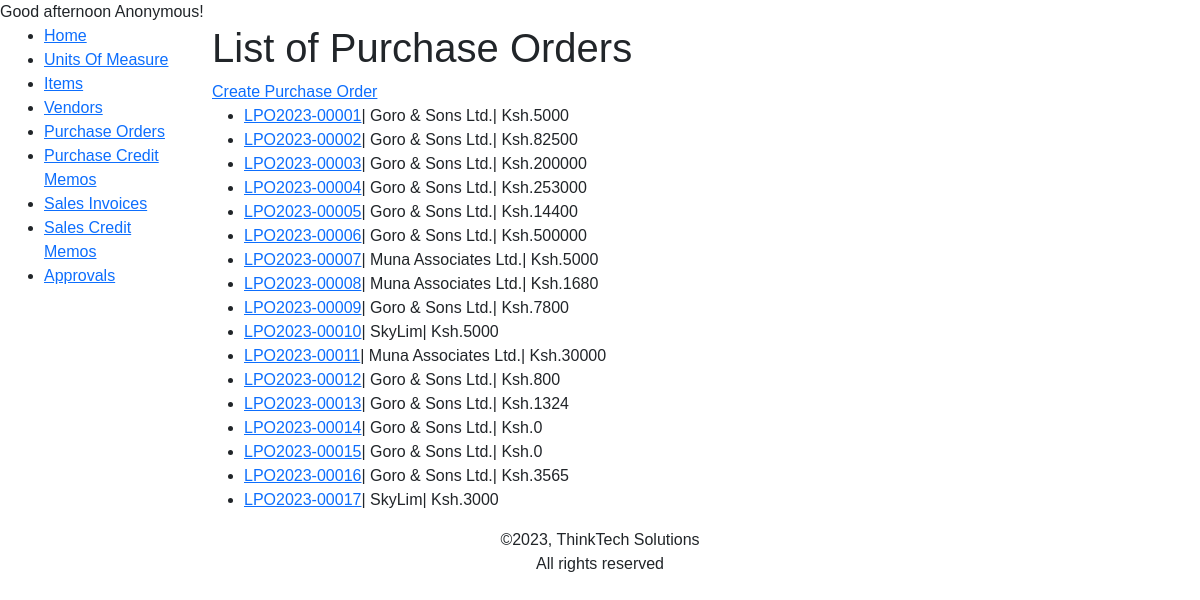
The page /inventory/purchaseorders/ on the database its author committed.
### inventory/models.py (models this page shows, shortened)
class PurchaseHeader(models.Model):
    number = AlphanumericAutoField(primary_key=True, editable=False)
    vendor = models.ForeignKey(Vendor, on_delete=models.PROTECT, related_name='vendor', related_query_name='vendor')
    date = models.DateField(auto_now_add=True, editable=False)
    total = models.IntegerField(editable=False, default=0)
    last_modified_at = models.DateTimeField(auto_now=True, editable=False)
    approval_status = ((0, 'Open'), (1, 'Pending Approval'), (2, 'Approved'), (3, 'Cancelled Approval'))
    status = models.CharField(max_length=30, choices=approval_status, default=0)
    created_by = models.ForeignKey('auth.User', blank=True, null=True, default=None, on_delete=models.PROTECT, related_name='lpo', related_query_name='lpo',editable=False)
    modified_by = models.ForeignKey('auth.User', blank=True, null=True, default=None, on_delete=models.PROTECT, related_name='lpo_m', related_query_name='lpo_m',editable=False)
    class Meta:
        verbose_name_plural = 'Purchase Orders'
        ordering = ["number"]

class Vendor(models.Model):
    code = VendorCode('Vendor Code',primary_key=True, editable=False)
    description = models.CharField(max_length=200)
    contact_email = models.EmailField()
    contact_phone = PhoneField()
    address = models.CharField(max_length=200)
    kra_pin = models.CharField(max_length=30)
    created_by = models.ForeignKey(User, on_delete=models.PROTECT, related_name='vendors', related_query_name='vendors')
    def __str__(self) -> str:
        return self.description
    class Meta:
        verbose_name_plural = 'Vendors'
        ordering = ["code"]

### inventory/views.py (the view)
# urls.py: path('purchaseorders/', views.PurchaseHeaderListView.as_view(), name='purchaseorders'),
class PurchaseHeaderListView(generic.ListView, LoginRequiredMixin):
    model = PurchaseHeader
    paginate_by = 25

### inventory/templatetags/custom_filters.py (called while the page is built)
@register.filter
def greeting(value):
    current_time = datetime.now().time()
    current_hour = current_time.hour
    if 5 <= current_hour < 12:
        time_category = "morning"
    elif 12 <= current_hour < 17:
        time_category = "afternoon"
    elif 17 <= current_hour < 20:
        time_category = "evening"
    else:
        time_category = "night"
    return f"Good {time_category}"

### inventory/templates/inventory/purchaseheader_list.html (shortened to what this page needs)
{% extends "inventory/base.html" %}
{% block content %}
    <h1>List of Purchase Orders</h1>
    <a href="{% url 'inventory:purchaseorder-create' %}">Create Purchase Order</a>
    <ul>
        {% for lpo in purchaseheader_list %}
        <li><a href="{% url 'inventory:purchaseorder-detail' lpo.number %}">{{lpo.number}}</a>&#124; {{lpo.vendor}}&#124; Ksh.{{lpo.total}}</li>
        {% endfor %}
    </ul>
{% endblock %}

### inventory/static/inventory/styles.css (style rules this page uses)
body { font-family: Arial, Helvetica, sans-serif; }

### rows shown on the page
PurchaseHeader: number "LPO2023-00001", vendor "Goro & Sons Ltd.", total "5000"
PurchaseHeader: number "LPO2023-00002", vendor "Goro & Sons Ltd.", total "82500"
PurchaseHeader: number "LPO2023-00003", vendor "Goro & Sons Ltd.", total "200000"
PurchaseHeader: number "LPO2023-00004", vendor "Goro & Sons Ltd.", total "253000"
PurchaseHeader: number "LPO2023-00005", vendor "Goro & Sons Ltd.", total "14400"
PurchaseHeader: number "LPO2023-00006", vendor "Goro & Sons Ltd.", total "500000"
PurchaseHeader: number "LPO2023-00007", vendor "Muna Associates Ltd.", total "5000"
PurchaseHeader: number "LPO2023-00008", vendor "Muna Associates Ltd.", total "1680"
PurchaseHeader: number "LPO2023-00009", vendor "Goro & Sons Ltd.", total "7800"
PurchaseHeader: number "LPO2023-00010", vendor "SkyLim", total "5000"
PurchaseHeader: number "LPO2023-00011", vendor "Muna Associates Ltd.", total "30000"
PurchaseHeader: number "LPO2023-00012", vendor "Goro & Sons Ltd.", total "800"
PurchaseHeader: number "LPO2023-00013", vendor "Goro & Sons Ltd.", total "1324"
PurchaseHeader: number "LPO2023-00014", vendor "Goro & Sons Ltd.", total "0"
PurchaseHeader: number "LPO2023-00015", vendor "Goro & Sons Ltd.", total "0"
PurchaseHeader: number "LPO2023-00016", vendor "Goro & Sons Ltd.", total "3565"
PurchaseHeader: number "LPO2023-00017", vendor "SkyLim", total "3000"

### other values the page prints
{{ "User"|greeting }} "Good afternoon"
